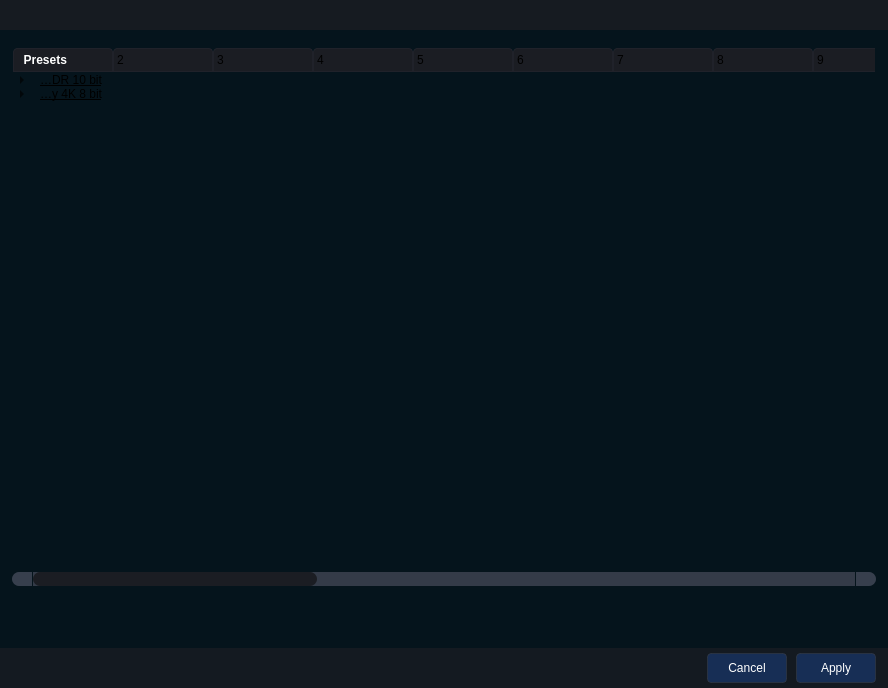
<?xml version="1.0" encoding="UTF-8"?>
<ui version="4.0">
 <class>SelectPreset</class>
 <widget class="QDialog" name="SelectPreset">
  <property name="geometry">
   <rect>
    <x>0</x>
    <y>0</y>
    <width>888</width>
    <height>688</height>
   </rect>
  </property>
  <property name="minimumSize">
   <size>
    <width>780</width>
    <height>580</height>
   </size>
  </property>
  <property name="maximumSize">
   <size>
    <width>3840</width>
    <height>2160</height>
   </size>
  </property>
  <property name="windowTitle">
   <string>Select preset</string>
  </property>
  <property name="windowIcon">
   <iconset resource="files.qrc">
    <normaloff>:/32x32/icons/Apagar/cine-encoder.png</normaloff>:/32x32/icons/Apagar/cine-encoder.png</iconset>
  </property>
  <property name="locale">
   <locale language="English" country="UnitedStates"/>
  </property>
  <layout class="QGridLayout" name="gridLayout_2">
   <property name="leftMargin">
    <number>0</number>
   </property>
   <property name="topMargin">
    <number>0</number>
   </property>
   <property name="rightMargin">
    <number>0</number>
   </property>
   <property name="bottomMargin">
    <number>0</number>
   </property>
   <item row="0" column="0">
    <widget class="QFrame" name="frame_main">
     <property name="minimumSize">
      <size>
       <width>0</width>
       <height>0</height>
      </size>
     </property>
     <property name="maximumSize">
      <size>
       <width>3840</width>
       <height>2160</height>
      </size>
     </property>
     <property name="styleSheet">
      <string notr="true">QFrame{
	background-color: rgb(5, 20, 28);
}

QTreeWidget::branch:has-children:!has-siblings:closed,
QTreeWidget::branch:closed:has-children:has-siblings  {
	border-image: none;
	image: url(:/16x16/icons/16x16/cil-flip-to-back.png);
}
QTreeWidget::branch:open:has-children:!has-siblings,
QTreeWidget::branch:open:has-children:has-siblings  {
	border-image: none;
	image: url(:/16x16/icons/16x16/cil-library.png);
}
QTreeWidget {	
	background-color: rgb(5, 20, 28);
	padding: 4px;
	gridline-color: rgb(44, 49, 60);
	border-radius: 3px;
	border-top: 1px solid rgb(44, 49, 60);
	border-right: 1px solid rgb(44, 49, 60);
	border-bottom: 1px solid rgb(44, 49, 60);
	border-left: 1px solid rgb(44, 49, 60);
}
QTreeWidget::item{
	border-color: rgb(44, 49, 60);
	padding-left: 5px;
	padding-right: 5px;
	gridline-color: rgb(44, 49, 60);
}
QTreeWidget::item:selected{
	background-color: rgba(80, 140, 170, 80);
}
QTreeWidget::horizontalHeader {	
	background-color: rgb(81, 255, 0);
}
QHeaderView::section:horizontal
{
	border: 1px solid rgb(32, 34, 42);
	background-color: rgb(27, 29, 35);
	padding: 3px;
	border-top-left-radius: 4px;
	border-top-right-radius: 4px;
}
QHeaderView::section:vertical
{
	border: 1px solid rgb(32, 34, 42);
	background-color: rgb(27, 29, 35);
	padding: 3px;
	border-top-left-radius: 4px;
	border-bottom-left-radius: 4px;
}

QScrollBar:horizontal {
	border: none;
	background: rgb(52, 59, 72);
	height: 14px;
	margin: 0px 21px 0 21px;
	border-radius: 0px;
}
QScrollBar:vertical {
	border: none;
	background: rgb(52, 59, 72);
	width: 14px;
	margin: 21px 0 21px 0;
	border-radius: 0px;
 }
QScrollBar::handle:horizontal {
	background: rgb(27, 29, 35);
	min-width: 25px;
	border-radius: 7px
}
QScrollBar::handle:vertical {	
	background: rgb(27, 29, 35);
	min-height: 25px;
	border-radius: 7px
 }
QScrollBar::add-line:horizontal {
	border: none;
	background: rgb(55, 63, 77);
	width: 20px;
	border-top-right-radius: 7px;
	border-bottom-right-radius: 7px;
	subcontrol-position: right;
	subcontrol-origin: margin;
}
QScrollBar::add-line:vertical {
	border: none;
	background: rgb(55, 63, 77);
	height: 20px;
	border-bottom-left-radius: 7px;
	border-bottom-right-radius: 7px;
	subcontrol-position: bottom;
	subcontrol-origin: margin;
 }
QScrollBar::sub-line:horizontal {
	border: none;
	background: rgb(55, 63, 77);
	width: 20px;
	border-top-left-radius: 7px;
	border-bottom-left-radius: 7px;
	subcontrol-position: left;
	subcontrol-origin: margin;
}
QScrollBar::sub-line:vertical {
	border: none;
	background: rgb(55, 63, 77);
	height: 20px;
	border-top-left-radius: 7px;
	border-top-right-radius: 7px;
	subcontrol-position: top;
	subcontrol-origin: margin;
 }
QScrollBar::up-arrow:horizontal, QScrollBar::down-arrow:horizontal
{
	background: none;
}
QScrollBar::up-arrow:vertical, QScrollBar::down-arrow:vertical {
	background: none;
 }
QScrollBar::add-page:horizontal, QScrollBar::sub-page:horizontal
{
	background: none;
}
QScrollBar::add-page:vertical, QScrollBar::sub-page:vertical {
	background: none;
 }


QSlider::groove:horizontal {
    border-radius: 9px;
    height: 18px;
	margin: 0px;
	background-color: rgb(52, 59, 72);
}
QSlider::groove:horizontal:hover {
	background-color: rgb(55, 62, 76);
}
QSlider::handle:horizontal {
    background-color: rgb(85, 170, 255);
    border: none;
    height: 18px;
    width: 18px;
    margin: 0px;
	border-radius: 9px;
}
QSlider::handle:horizontal:hover {
    background-color: rgb(105, 180, 255);
}
QSlider::handle:horizontal:pressed {
    background-color: rgb(65, 130, 195);
}

QSlider::groove:vertical {
    border-radius: 9px;
    width: 18px;
    margin: 0px;
	background-color: rgb(52, 59, 72);
}
QSlider::groove:vertical:hover {
	background-color: rgb(55, 62, 76);
}
QSlider::handle:vertical {
    background-color: rgb(85, 170, 255);
	border: none;
    height: 18px;
    width: 18px;
    margin: 0px;
	border-radius: 9px;
}
QSlider::handle:vertical:hover {
    background-color: rgb(105, 180, 255);
}
QSlider::handle:vertical:pressed {
    background-color: rgb(65, 130, 195);
}</string>
     </property>
     <property name="frameShape">
      <enum>QFrame::NoFrame</enum>
     </property>
     <property name="frameShadow">
      <enum>QFrame::Raised</enum>
     </property>
     <layout class="QGridLayout" name="gridLayout_4">
      <property name="leftMargin">
       <number>0</number>
      </property>
      <property name="topMargin">
       <number>0</number>
      </property>
      <property name="rightMargin">
       <number>0</number>
      </property>
      <property name="bottomMargin">
       <number>0</number>
      </property>
      <item row="1" column="0">
       <spacer name="verticalSpacer">
        <property name="orientation">
         <enum>Qt::Vertical</enum>
        </property>
        <property name="sizeType">
         <enum>QSizePolicy::Fixed</enum>
        </property>
        <property name="sizeHint" stdset="0">
         <size>
          <width>20</width>
          <height>5</height>
         </size>
        </property>
       </spacer>
      </item>
      <item row="5" column="0">
       <spacer name="verticalSpacer_4">
        <property name="orientation">
         <enum>Qt::Vertical</enum>
        </property>
        <property name="sizeType">
         <enum>QSizePolicy::Preferred</enum>
        </property>
        <property name="sizeHint" stdset="0">
         <size>
          <width>20</width>
          <height>50</height>
         </size>
        </property>
       </spacer>
      </item>
      <item row="2" column="0">
       <widget class="QFrame" name="frame_1">
        <property name="sizePolicy">
         <sizepolicy hsizetype="Expanding" vsizetype="Expanding">
          <horstretch>0</horstretch>
          <verstretch>0</verstretch>
         </sizepolicy>
        </property>
        <property name="minimumSize">
         <size>
          <width>0</width>
          <height>100</height>
         </size>
        </property>
        <property name="maximumSize">
         <size>
          <width>3840</width>
          <height>2160</height>
         </size>
        </property>
        <property name="styleSheet">
         <string notr="true">QFrame{
	background-color: rgb(5, 20, 28);
	border: 1px solid rgb(5, 20, 28);
}</string>
        </property>
        <property name="frameShape">
         <enum>QFrame::NoFrame</enum>
        </property>
        <property name="frameShadow">
         <enum>QFrame::Raised</enum>
        </property>
        <layout class="QGridLayout" name="gridLayout">
         <property name="leftMargin">
          <number>6</number>
         </property>
         <property name="topMargin">
          <number>0</number>
         </property>
         <property name="rightMargin">
          <number>6</number>
         </property>
         <property name="bottomMargin">
          <number>0</number>
         </property>
         <item row="0" column="0">
          <widget class="QTreeWidget" name="treeWidget">
           <property name="styleSheet">
            <string notr="true"/>
           </property>
           <property name="frameShape">
            <enum>QFrame::StyledPanel</enum>
           </property>
           <property name="frameShadow">
            <enum>QFrame::Raised</enum>
           </property>
           <property name="editTriggers">
            <set>QAbstractItemView::DoubleClicked|QAbstractItemView::EditKeyPressed</set>
           </property>
           <property name="dragEnabled">
            <bool>false</bool>
           </property>
           <property name="dragDropOverwriteMode">
            <bool>false</bool>
           </property>
           <property name="dragDropMode">
            <enum>QAbstractItemView::NoDragDrop</enum>
           </property>
           <property name="alternatingRowColors">
            <bool>false</bool>
           </property>
           <property name="textElideMode">
            <enum>Qt::ElideLeft</enum>
           </property>
           <property name="itemsExpandable">
            <bool>true</bool>
           </property>
           <property name="columnCount">
            <number>25</number>
           </property>
           <column>
            <property name="text">
             <string>  Presets</string>
            </property>
            <property name="font">
             <font>
              <weight>75</weight>
              <bold>true</bold>
             </font>
            </property>
            <property name="foreground">
             <brush brushstyle="SolidPattern">
              <color alpha="255">
               <red>255</red>
               <green>255</green>
               <blue>255</blue>
              </color>
             </brush>
            </property>
           </column>
           <column>
            <property name="text">
             <string notr="true">2</string>
            </property>
           </column>
           <column>
            <property name="text">
             <string notr="true">3</string>
            </property>
           </column>
           <column>
            <property name="text">
             <string notr="true">4</string>
            </property>
           </column>
           <column>
            <property name="text">
             <string notr="true">5</string>
            </property>
           </column>
           <column>
            <property name="text">
             <string notr="true">6</string>
            </property>
           </column>
           <column>
            <property name="text">
             <string notr="true">7</string>
            </property>
           </column>
           <column>
            <property name="text">
             <string notr="true">8</string>
            </property>
           </column>
           <column>
            <property name="text">
             <string notr="true">9</string>
            </property>
           </column>
           <column>
            <property name="text">
             <string notr="true">10</string>
            </property>
           </column>
           <column>
            <property name="text">
             <string notr="true">11</string>
            </property>
           </column>
           <column>
            <property name="text">
             <string notr="true">12</string>
            </property>
           </column>
           <column>
            <property name="text">
             <string notr="true">13</string>
            </property>
           </column>
           <column>
            <property name="text">
             <string notr="true">14</string>
            </property>
           </column>
           <column>
            <property name="text">
             <string notr="true">15</string>
            </property>
           </column>
           <column>
            <property name="text">
             <string notr="true">16</string>
            </property>
           </column>
           <column>
            <property name="text">
             <string notr="true">17</string>
            </property>
           </column>
           <column>
            <property name="text">
             <string notr="true">18</string>
            </property>
           </column>
           <column>
            <property name="text">
             <string notr="true">19</string>
            </property>
           </column>
           <column>
            <property name="text">
             <string notr="true">20</string>
            </property>
           </column>
           <column>
            <property name="text">
             <string notr="true">21</string>
            </property>
           </column>
           <column>
            <property name="text">
             <string notr="true">22</string>
            </property>
           </column>
           <column>
            <property name="text">
             <string notr="true">23</string>
            </property>
           </column>
           <column>
            <property name="text">
             <string notr="true">24</string>
            </property>
           </column>
           <column>
            <property name="text">
             <string notr="true">25</string>
            </property>
           </column>
           <item>
            <property name="text">
             <string>High Quality 4K HDR 10 bit</string>
            </property>
            <property name="font">
             <font>
              <weight>50</weight>
              <italic>false</italic>
              <bold>false</bold>
              <underline>true</underline>
              <strikeout>false</strikeout>
              <stylestrategy>PreferDefault</stylestrategy>
              <kerning>true</kerning>
             </font>
            </property>
            <property name="textAlignment">
             <set>AlignLeading|AlignVCenter</set>
            </property>
            <property name="flags">
             <set>ItemIsSelectable|ItemIsEditable|ItemIsDragEnabled|ItemIsDropEnabled|ItemIsUserCheckable|ItemIsEnabled</set>
            </property>
            <item>
             <property name="text">
              <string>HEVC, NVENC, Res: Source, Fps: Source, YUV, 4:2:0, VBR 45M, 2 Pass, HDR: Source, Audio: AC3, 448k, MP4</string>
             </property>
             <property name="font">
              <font>
               <italic>true</italic>
              </font>
             </property>
             <property name="flags">
              <set>ItemIsSelectable|ItemIsEditable|ItemIsDragEnabled|ItemIsDropEnabled|ItemIsUserCheckable|ItemIsEnabled</set>
             </property>
            </item>
            <item>
             <property name="text">
              <string>HEVC, NVENC, Res: Source, Fps: Source, YUV, 4:2:0, VBR 45M, 2 Pass, HDR: Custom, Audio: AC3, 448k, MP4</string>
             </property>
             <property name="font">
              <font>
               <italic>true</italic>
              </font>
             </property>
             <property name="flags">
              <set>ItemIsSelectable|ItemIsEditable|ItemIsDragEnabled|ItemIsDropEnabled|ItemIsUserCheckable|ItemIsEnabled</set>
             </property>
            </item>
            <item>
             <property name="text">
              <string>HEVC, CPU, Res: Source, Fps: Source, YUV, 4:2:0, CQP 19, 1 Pass, HDR: Source, Audio: AC3, 448k, MKV</string>
             </property>
             <property name="font">
              <font>
               <italic>true</italic>
              </font>
             </property>
             <property name="flags">
              <set>ItemIsSelectable|ItemIsEditable|ItemIsDragEnabled|ItemIsDropEnabled|ItemIsUserCheckable|ItemIsEnabled</set>
             </property>
            </item>
            <item>
             <property name="text">
              <string>VP9, CPU, Res: Source, Fps: Source, YUV, 4:2:0, VBR 18M, 1 Pass, HDR: source, Audio: Opus, 256k, WebM</string>
             </property>
             <property name="font">
              <font>
               <italic>true</italic>
              </font>
             </property>
             <property name="flags">
              <set>ItemIsSelectable|ItemIsEditable|ItemIsDragEnabled|ItemIsDropEnabled|ItemIsUserCheckable|ItemIsEnabled</set>
             </property>
            </item>
           </item>
           <item>
            <property name="text">
             <string>High Quality 4K 8 bit</string>
            </property>
            <property name="font">
             <font>
              <weight>50</weight>
              <italic>false</italic>
              <bold>false</bold>
              <underline>true</underline>
             </font>
            </property>
            <property name="flags">
             <set>ItemIsSelectable|ItemIsEditable|ItemIsDragEnabled|ItemIsDropEnabled|ItemIsUserCheckable|ItemIsEnabled</set>
            </property>
            <item>
             <property name="text">
              <string>HEVC, NVENC, Res: Source, Fps: Source, YUV, 4:2:0, VBR 50M,  2 Pass, Audio: AC3, 448k, MKV</string>
             </property>
             <property name="font">
              <font>
               <italic>true</italic>
              </font>
             </property>
             <property name="flags">
              <set>ItemIsSelectable|ItemIsEditable|ItemIsDragEnabled|ItemIsDropEnabled|ItemIsUserCheckable|ItemIsEnabled</set>
             </property>
            </item>
            <item>
             <property name="text">
              <string>HEVC, CPU, Res: Source, Fps: Source, YUV, 4:2:0, CQP 19, 1 Pass, Audio: AC3, 448k, MKV</string>
             </property>
             <property name="font">
              <font>
               <italic>true</italic>
              </font>
             </property>
             <property name="flags">
              <set>ItemIsSelectable|ItemIsEditable|ItemIsDragEnabled|ItemIsDropEnabled|ItemIsUserCheckable|ItemIsEnabled</set>
             </property>
            </item>
            <item>
             <property name="text">
              <string>AVC, NVENC, Res: Source, Fps: Source, YUV, 4:2:0, VBR 50M, 2 Pass, Audio: AAC, 256k, MP4</string>
             </property>
             <property name="font">
              <font>
               <italic>true</italic>
              </font>
             </property>
             <property name="flags">
              <set>ItemIsSelectable|ItemIsEditable|ItemIsDragEnabled|ItemIsDropEnabled|ItemIsUserCheckable|ItemIsEnabled</set>
             </property>
            </item>
           </item>
          </widget>
         </item>
        </layout>
       </widget>
      </item>
      <item row="0" column="0">
       <widget class="QFrame" name="frame_top">
        <property name="minimumSize">
         <size>
          <width>0</width>
          <height>0</height>
         </size>
        </property>
        <property name="maximumSize">
         <size>
          <width>3840</width>
          <height>30</height>
         </size>
        </property>
        <property name="styleSheet">
         <string notr="true">background-color: rgba(27, 29, 35, 200)</string>
        </property>
        <property name="frameShape">
         <enum>QFrame::NoFrame</enum>
        </property>
        <property name="frameShadow">
         <enum>QFrame::Raised</enum>
        </property>
        <layout class="QGridLayout" name="gridLayout_5">
         <property name="leftMargin">
          <number>0</number>
         </property>
         <property name="topMargin">
          <number>0</number>
         </property>
         <property name="rightMargin">
          <number>0</number>
         </property>
         <property name="bottomMargin">
          <number>0</number>
         </property>
         <item row="0" column="0">
          <spacer name="horizontalSpacer_3">
           <property name="orientation">
            <enum>Qt::Horizontal</enum>
           </property>
           <property name="sizeHint" stdset="0">
            <size>
             <width>40</width>
             <height>20</height>
            </size>
           </property>
          </spacer>
         </item>
         <item row="0" column="2">
          <widget class="QPushButton" name="actionRemove_preset">
           <property name="enabled">
            <bool>true</bool>
           </property>
           <property name="sizePolicy">
            <sizepolicy hsizetype="Minimum" vsizetype="Expanding">
             <horstretch>0</horstretch>
             <verstretch>0</verstretch>
            </sizepolicy>
           </property>
           <property name="minimumSize">
            <size>
             <width>40</width>
             <height>31</height>
            </size>
           </property>
           <property name="maximumSize">
            <size>
             <width>40</width>
             <height>31</height>
            </size>
           </property>
           <property name="toolTip">
            <string>Replace</string>
           </property>
           <property name="styleSheet">
            <string notr="true">QPushButton {	
	border: none;
	background-color: transparent;
}
QPushButton:hover {
	background-color: rgb(52, 59, 72);
}
QPushButton:pressed {	
	background-color: rgb(85, 170, 255);
}</string>
           </property>
           <property name="text">
            <string/>
           </property>
           <property name="icon">
            <iconset resource="files.qrc">
             <normaloff>:/16x16/icons/16x16/cil-minus.png</normaloff>:/16x16/icons/16x16/cil-minus.png</iconset>
           </property>
           <property name="default">
            <bool>false</bool>
           </property>
           <property name="flat">
            <bool>false</bool>
           </property>
          </widget>
         </item>
         <item row="0" column="3">
          <widget class="QPushButton" name="actionEdit_preset">
           <property name="enabled">
            <bool>true</bool>
           </property>
           <property name="sizePolicy">
            <sizepolicy hsizetype="Minimum" vsizetype="Expanding">
             <horstretch>0</horstretch>
             <verstretch>0</verstretch>
            </sizepolicy>
           </property>
           <property name="minimumSize">
            <size>
             <width>40</width>
             <height>31</height>
            </size>
           </property>
           <property name="maximumSize">
            <size>
             <width>40</width>
             <height>31</height>
            </size>
           </property>
           <property name="toolTip">
            <string>Edit</string>
           </property>
           <property name="styleSheet">
            <string notr="true">QPushButton {	
	border: none;
	background-color: transparent;
}
QPushButton:hover {
	background-color: rgb(52, 59, 72);
}
QPushButton:pressed {	
	background-color: rgb(85, 170, 255);
}</string>
           </property>
           <property name="text">
            <string/>
           </property>
           <property name="icon">
            <iconset resource="files.qrc">
             <normaloff>:/16x16/icons/16x16/cil-edit.png</normaloff>:/16x16/icons/16x16/cil-edit.png</iconset>
           </property>
           <property name="default">
            <bool>false</bool>
           </property>
           <property name="flat">
            <bool>false</bool>
           </property>
          </widget>
         </item>
         <item row="0" column="1">
          <widget class="QPushButton" name="actionAdd_preset">
           <property name="enabled">
            <bool>true</bool>
           </property>
           <property name="sizePolicy">
            <sizepolicy hsizetype="Fixed" vsizetype="Fixed">
             <horstretch>0</horstretch>
             <verstretch>0</verstretch>
            </sizepolicy>
           </property>
           <property name="minimumSize">
            <size>
             <width>40</width>
             <height>31</height>
            </size>
           </property>
           <property name="maximumSize">
            <size>
             <width>40</width>
             <height>31</height>
            </size>
           </property>
           <property name="toolTip">
            <string>Add</string>
           </property>
           <property name="autoFillBackground">
            <bool>false</bool>
           </property>
           <property name="styleSheet">
            <string notr="true">QPushButton {	
	border: none;
	background-color: transparent;
}
QPushButton:hover {
	background-color: rgb(52, 59, 72);
}
QPushButton:pressed {	
	background-color: rgb(85, 170, 255);
}</string>
           </property>
           <property name="locale">
            <locale language="English" country="UnitedStates"/>
           </property>
           <property name="text">
            <string/>
           </property>
           <property name="icon">
            <iconset resource="files.qrc">
             <normaloff>:/16x16/icons/16x16/cil-plus.png</normaloff>:/16x16/icons/16x16/cil-plus.png</iconset>
           </property>
           <property name="flat">
            <bool>false</bool>
           </property>
          </widget>
         </item>
        </layout>
       </widget>
      </item>
      <item row="6" column="0">
       <widget class="QFrame" name="frame">
        <property name="minimumSize">
         <size>
          <width>0</width>
          <height>40</height>
         </size>
        </property>
        <property name="maximumSize">
         <size>
          <width>3840</width>
          <height>40</height>
         </size>
        </property>
        <property name="styleSheet">
         <string notr="true">background-color: rgba(27, 29, 35, 180)</string>
        </property>
        <property name="frameShape">
         <enum>QFrame::NoFrame</enum>
        </property>
        <property name="frameShadow">
         <enum>QFrame::Raised</enum>
        </property>
        <layout class="QGridLayout" name="gridLayout_3">
         <property name="leftMargin">
          <number>9</number>
         </property>
         <property name="topMargin">
          <number>3</number>
         </property>
         <property name="rightMargin">
          <number>9</number>
         </property>
         <property name="bottomMargin">
          <number>3</number>
         </property>
         <item row="0" column="0">
          <layout class="QHBoxLayout" name="horizontalLayout">
           <property name="leftMargin">
            <number>3</number>
           </property>
           <property name="rightMargin">
            <number>3</number>
           </property>
           <item>
            <spacer name="horizontalSpacer">
             <property name="orientation">
              <enum>Qt::Horizontal</enum>
             </property>
             <property name="sizeHint" stdset="0">
              <size>
               <width>40</width>
               <height>20</height>
              </size>
             </property>
            </spacer>
           </item>
           <item>
            <widget class="QPushButton" name="pushButton_7">
             <property name="enabled">
              <bool>true</bool>
             </property>
             <property name="sizePolicy">
              <sizepolicy hsizetype="Fixed" vsizetype="Fixed">
               <horstretch>0</horstretch>
               <verstretch>0</verstretch>
              </sizepolicy>
             </property>
             <property name="minimumSize">
              <size>
               <width>80</width>
               <height>30</height>
              </size>
             </property>
             <property name="maximumSize">
              <size>
               <width>80</width>
               <height>30</height>
              </size>
             </property>
             <property name="font">
              <font>
               <pointsize>9</pointsize>
              </font>
             </property>
             <property name="styleSheet">
              <string notr="true">QPushButton {
	color: rgb(255, 255, 255);
	border: 1px solid rgba(52, 59, 72, 150);
	border-radius: 4px;	
	background-color: rgba(25, 59, 120, 150);
}
QPushButton:hover {
	background-color: rgb(57, 65, 80);
	border: 1px solid rgb(61, 70, 86);
}
QPushButton:pressed {	
	background-color: rgb(35, 40, 49);
	border: 1px solid rgb(43, 50, 61);
}</string>
             </property>
             <property name="text">
              <string>Cancel</string>
             </property>
            </widget>
           </item>
           <item>
            <spacer name="horizontalSpacer_2">
             <property name="orientation">
              <enum>Qt::Horizontal</enum>
             </property>
             <property name="sizeType">
              <enum>QSizePolicy::Fixed</enum>
             </property>
             <property name="sizeHint" stdset="0">
              <size>
               <width>3</width>
               <height>20</height>
              </size>
             </property>
            </spacer>
           </item>
           <item>
            <widget class="QPushButton" name="pushButton_6">
             <property name="enabled">
              <bool>true</bool>
             </property>
             <property name="sizePolicy">
              <sizepolicy hsizetype="Fixed" vsizetype="Fixed">
               <horstretch>0</horstretch>
               <verstretch>0</verstretch>
              </sizepolicy>
             </property>
             <property name="minimumSize">
              <size>
               <width>80</width>
               <height>30</height>
              </size>
             </property>
             <property name="maximumSize">
              <size>
               <width>80</width>
               <height>30</height>
              </size>
             </property>
             <property name="font">
              <font>
               <pointsize>9</pointsize>
              </font>
             </property>
             <property name="styleSheet">
              <string notr="true">QPushButton {
	color: rgb(255, 255, 255);
	border: 1px solid rgba(52, 59, 72, 150);
	border-radius: 4px;	
	background-color: rgba(25, 59, 120, 150);
}
QPushButton:hover {
	background-color: rgb(57, 65, 80);
	border: 1px solid rgb(61, 70, 86);
}
QPushButton:pressed {	
	background-color: rgb(35, 40, 49);
	border: 1px solid rgb(43, 50, 61);
}</string>
             </property>
             <property name="text">
              <string>Apply</string>
             </property>
            </widget>
           </item>
          </layout>
         </item>
        </layout>
       </widget>
      </item>
     </layout>
    </widget>
   </item>
  </layout>
 </widget>
 <resources>
  <include location="files.qrc"/>
 </resources>
 <connections/>
</ui>
